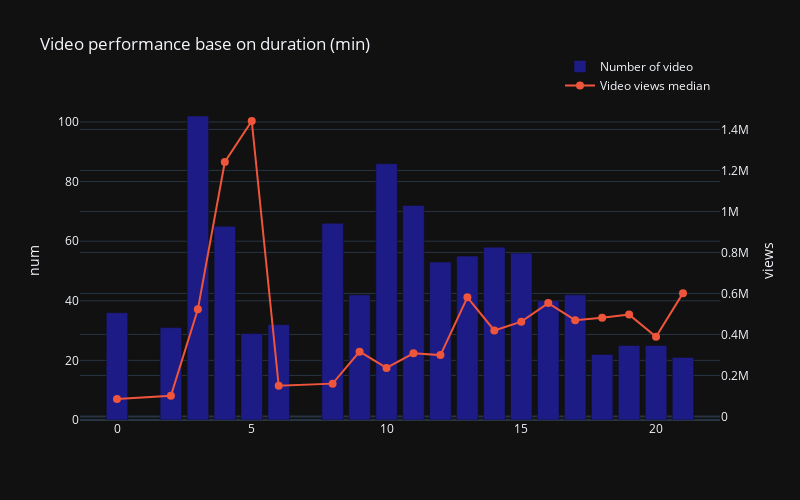

The code cell stored with this chart in its notebook:
### Code cell
trace1 = go.Bar(x = video_count['duration_minute'],
                     y=video_count['count'],
                     name='Number of video',
                     yaxis='y1',
                     marker=dict(color='#1D1B86')
                     )
trace2 = go.Scatter(x=avg_view['duration_minute'],
                      y=avg_view['avg(view_count)'],
                      name='Video views median',
                      yaxis='y2',
                      mode='lines+markers',
                      marker_size=8
                      )
data = [trace1, trace2]
layout = go.Layout(title='Video performance base on duration (min)',
                    yaxis=dict(title='num'),
                    yaxis2=dict(title='views',
                                overlaying='y',
                                side='right'),
                    template="plotly_dark")
fig = go.Figure(data=data,layout=layout,)

fig.update_layout(legend=dict(
    y=1.15,
    x=0.75),
    autosize=False,
    width=800,
    height=500
    )

fig.show()

### Figure 1 — Plotly figure (JSON) as saved in the notebook; plotly's stock layout.template omitted (floating-point values rounded to 4 significant figures)
{"data": [{"marker": {"color": "#1D1B86"}, "name": "Number of video", "type": "bar", "x": [12, 13, 6, 16, 3, 20, 5, 19, 15, 17, 9, 4, 8, 10, 21, 11, 14, 2, 0, 18], "y": [53, 55, 32, 40, 102, 25, 29, 25, 56, 42, 42, 65, 66, 86, 21, 72, 58, 31, 36, 22], "yaxis": "y"}, {"marker": {"size": 8}, "mode": "lines+markers", "name": "Video views median", "type": "scatter", "x": [0, 2, 3, 4, 5, 6, 8, 9, 10, 11, 12, 13, 14, 15, 16, 17, 18, 19, 20, 21], "y": [85080.0, 100900.0, 522500.0, 1241000.0, 1441000.0, 149600.0, 160034, 316200.0, 236800.0, 308200.0, 299100.0, 581000.0, 419200.0, 462300.0, 552900.0, 469600.0, 481100.0, 496700.0, 389200.0, 601500.0], "yaxis": "y2"}], "layout": {"autosize": false, "height": 500, "legend": {"x": 0.75, "y": 1.15}, "title": {"text": "Video performance base on duration (min)"}, "width": 800, "yaxis": {"title": {"text": "num"}}, "yaxis2": {"overlaying": "y", "side": "right", "title": {"text": "views"}}}}
